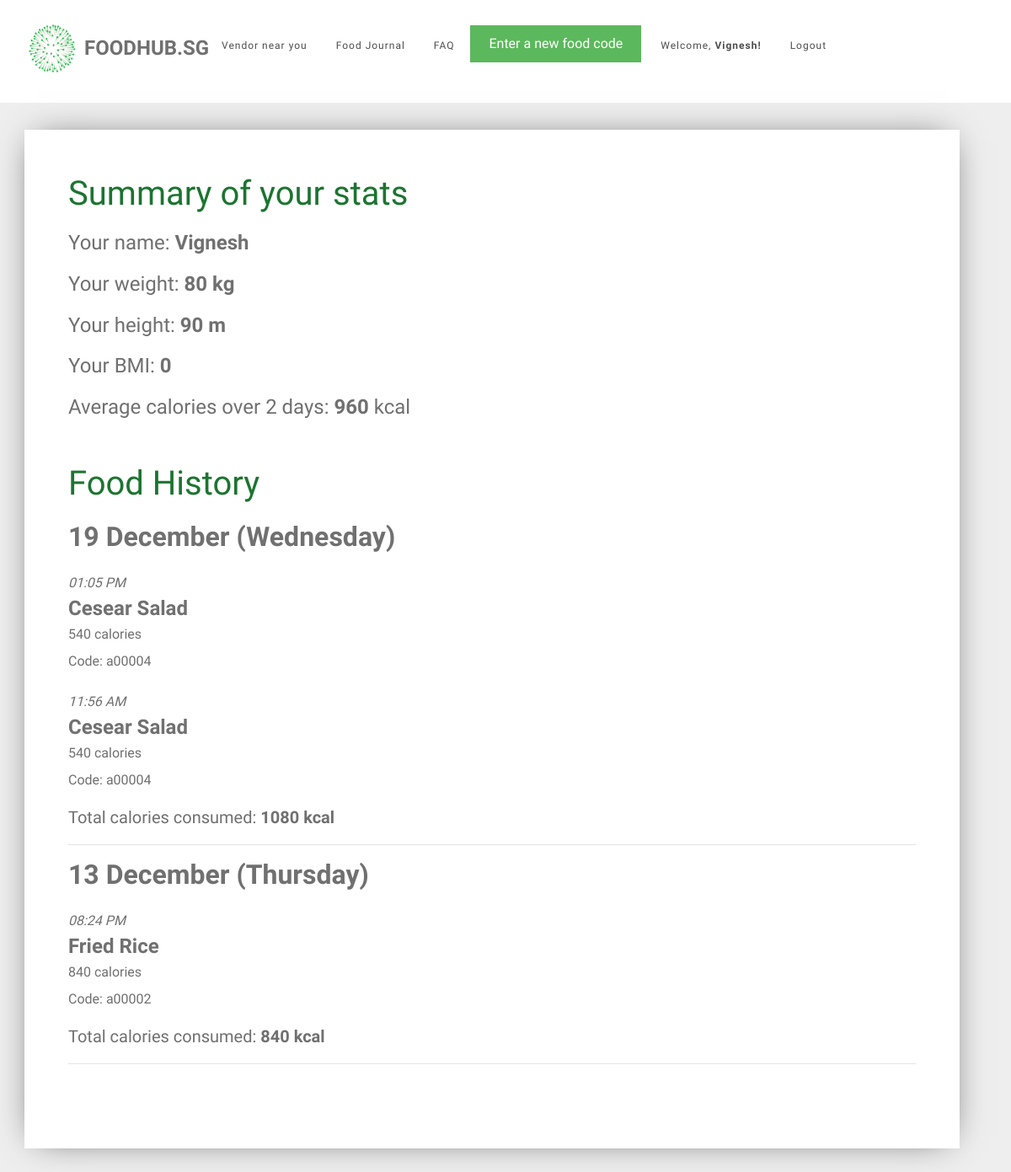
The app's page /food_journal (signed in) with its own data.
### tables this page shows
CREATE TABLE user (
  id INTEGER PRIMARY KEY AUTOINCREMENT,
  name TEXT NOT NULL,
  email VARCHAR(512) UNIQUE NOT NULL,
  password TEXT NOT NULL,
  height INTEGER NOT NULL,
  weight INTEGER NOT NULL
);

CREATE TABLE "food_entry" (
	`id`	INTEGER PRIMARY KEY AUTOINCREMENT,
	`creator_id`	INTEGER NOT NULL,
	`created`	TIMESTAMP NOT NULL DEFAULT (datetime('now','localtime')),
	`food_code`	VARCHAR ( 6 ) NOT NULL,
	`food_name`	TEXT NOT NULL,
	`calories`	INT NOT NULL,
	FOREIGN KEY(`creator_id`) REFERENCES `user`(`id`)
);

### foodhubsg/food.py (the view)
@bp.route('/food_journal')
@login_required
def food_journal():
    db = get_db()
    food_items = db.execute(
        'SELECT f.id, creator_id, food_name, created, calories, food_code, email'
        ' FROM food_entry f JOIN user u ON f.creator_id = u.id'
        ' WHERE f.creator_id = ?'
        ' ORDER BY datetime(created) DESC',
        (g.user['id'],),
    ).fetchall()
    users = db.execute(
        'SELECT id, name, email, password, height, weight'
        ' FROM user'
        ' WHERE id = ?',
        (g.user['id'],),
    ).fetchall()
    for user in users:
        weight = user['weight']
        height = user['height']
        name = user['name']
    bmi = weight / height ** height
    bmi = int(bmi)
    all_dates = []
    food_dates = []
    calories_list = []
    user_average_calories = 0
    number_of_days = 0
    if food_items is not []:
        food_exists = 1
    else:
        food_exists = 0
    for food in food_items:
        food_date = food['created'].strftime('%d-%m-%y')
        all_dates.append(food_date)
    all_dates = remove_duplicates(all_dates)
    for date in all_dates:
        current_date_food = []
        current_date_calories = []
        for food in food_items:
            if date == food['created'].strftime('%d-%m-%y'):
                current_date_food.append(food)
                current_date_calories.append(food['calories'])
            else:
                continue
        food_dates.append(current_date_food)
        current_date_calories = sum(current_date_calories)
        calories_list.append(current_date_calories)
        number_of_days = len(calories_list)
        user_average_calories = int(sum(calories_list)/number_of_days)
    return render_template('food/food_journal.html',
                           food_dates=food_dates, all_dates=all_dates, calories_list=calories_list, name=name,
                           weight=weight, height=height, bmi=bmi, user_average_calories=user_average_calories,
                           number_of_days=number_of_days, food_exists=food_exists)

### foodhubsg/auth.py (called while the page is built)
def login_required(view):
    @functools.wraps(view)
    def wrapped_view(**kwargs):
        if g.user is None:
            return redirect(url_for('auth.login'))
        return view(**kwargs)
    return wrapped_view

@bp.before_app_request
def load_logged_in_user():
    user_id = session.get('user_id')
    if user_id is None:
        g.user = None
    else:
        g.user = get_db().execute(
            'SELECT * FROM user WHERE id = ?', (user_id,)
        ).fetchone()

### foodhubsg/db.py (called while the page is built)
def get_db():
    if 'db' not in g:
        g.db = sqlite3.connect(
            current_app.config['DATABASE'],
            detect_types=sqlite3.PARSE_DECLTYPES
        )
        g.db.row_factory = sqlite3.Row
    return g.db

### foodhubsg/food.py (called while the page is built)
def remove_duplicates(values):
    output = []
    seen = set()
    for value in values:
        if value not in seen:
            output.append(value)
            seen.add(value)
    return output

### foodhubsg/templates/food/food_journal.html (shortened to what this page needs)
{% extends 'base.html' %}
{% block content %}
<div id="colorlib-container">
    <div class="container">
        <div class="box1">
        <div class="row row-pb-md">
            <div class="col-md-12">
                    <header id="summary-header">
                        <h1 class="font_color">Summary of your stats</h1>
                    </header>
                    <h4>Your name: <b> {{ name }} </b> </h4>
                    <h4>Your weight: <b> {{ weight }} kg </b> </h4>
                    <h4>Your height: <b> {{ height }} m </b> </h4>
                    <h4>Your BMI: <b> {{ bmi }} </b> </h4>
                    <h4>Average calories over {{ number_of_days }} days: <b> {{ user_average_calories }} </b> kcal </h4>
                    <br>
                    <header>
                        <h1 class="font_color">Food History</h1>
                    </header>
                    {% if food_exists == 0 %}
                        <article class="food-journal">
                            <header>
                                <div class="food-subsection">
                                    <h4 style="margin-bottom: 0"><b>No food added to list</b></h4>
                                </div>
                            </header>
                        </article>
                    {% else %}
                    {% for date in food_dates %}
                        {% set example_food = date[0] %}
                        {% set example_date = example_food['created'].strftime('%d %B (%A)') %}
                        <h2> <b>{{ example_date }}</b> </h2>
                        {% for food in date %}
                            <article class="food-journal">
                                <header>
                                    <div class="food-subsection">
                                        <div id="time-created"> <i>{{ food['created'].strftime('%I:%M %p') }}</i> </div>
                                        <h4 style="margin-bottom: 0"><b>{{ food['food_name'] }}</b></h4>
                                        <div class="about"> {{ food['calories'] }} calories <br> Code: <b> {{ food['food_code'] }} </b> </div>
                                    </div>
                                </header>
                            </article>
                        {% endfor %}
                        <h5>Total calories consumed: <b> {{ calories_list[loop.index - 1] }} kcal </b> </h5>
                        <hr>
                    {% endfor %}
                    {% endif %}
            </div>
            </div>
        </div>
        </div>
    </div>
{% endblock %}

### foodhubsg/templates/base.html (shortened to what this page needs)
<!doctype html>
<link rel="stylesheet" href="https://cdnjs.cloudflare.com/ajax/libs/font-awesome/4.7.0/css/font-awesome.min.css">
<link rel="stylesheet" href="https://stackpath.bootstrapcdn.com/bootstrap/4.1.3/css/bootstrap.min.css">
<link rel="stylesheet" href="../static/css/animate.css">
<link rel="stylesheet" href="../static/css/icomoon.css">
<link rel="stylesheet" href="../static/css/magnific-popup.css">
<link rel="stylesheet" href="../static/css/flexslider.css">
<link rel="stylesheet" href="../static/css/owl.carousel.min.css">
<link rel="stylesheet" href="../static/css/owl.theme.default.min.css">
<link rel="stylesheet" href="../static/css/style.css">
    {% if g.user %}
        <div id="page">
            <nav class="colorlib-nav" role="navigation">
                <div class="top-menu">
                    <div class="container">
                        <div class="row">
                            <div class="col-xs-2">
                                <div id="colorlib-logo">
                                    <img src="../static/images/healthhub-logo.png" width="65px" height="65px"; align="left"><a href="{{ url_for('index') }}"><p id="webname">FoodHub.SG</p></a>
                                </div>
                            </div>
                            <div class="col-xs-10 text-right menu-1" id="navbar-stuff">
                                <ul>
                                    <li><a href="{{ url_for('vendors.vendors') }}">Vendor near you</a></li>
                                    <li><a href="{{ url_for('food.food_journal') }}">Food Journal</a></li>
                                    <li><a href="{{ url_for('food.faq') }}">FAQ</a></li>
                                    <a href="{{ url_for('food.add_food') }}"><button type="button" class="btn btn-success">Enter a new food code</button></a>
                                    <li id="user-profile"><a href="{{ url_for('user.user_settings')}}">Welcome, <b>{{ g.user['name'] }}! </b></a> <a href="{{ url_for('auth.logout') }}">Logout</a></li>
                                </ul>
                            </div>
                        </div>
                    </div>
                </div>
            </nav>
    {% endif %}
<section class="content">
    {% block content %}{% endblock %}
</section>
</div>

### foodhubsg/static/css/style.css (style rules this page uses)
.box1 { background: #ffffff; padding: 20px; box-shadow: 0 0 40px -15px rgba(0,0,0,0.75); }
#webname { margin-left: 70px; padding-top: 12px; }
.font_color { color: #1c7430; }
#page { position: relative; overflow-x: hidden; width: 100%; height: 100%; -webkit-transition: 0.5s; -o-transition: 0.5s; transition: 0.5s; }
a { color: #F6490D; -webkit-transition: 0.5s; -o-transition: 0.5s; transition: 0.5s; }
p { margin-bottom: 20px; }
h1, h2, h3, h4, h5, h6, figure { color: #707070; font-weight: 400; margin: 0 0 20px 0; }
.colorlib-nav .top-menu { padding: 25px 0; background: #ffffff; }
.colorlib-nav #colorlib-logo { font-size: 24px; margin: 0; padding: 0; line-height: 40px; font-weight: 700; text-transform: uppercase; }
.colorlib-nav #colorlib-logo a { position: relative; color: #707070; }
.colorlib-nav ul { padding: 0; margin: 5px 0 0 0; }
.colorlib-nav ul li { padding: 0; margin: 0; list-style: none; display: inline; font-weight: 400; letter-spacing: 1px; }
.colorlib-nav ul li a { position: relative; font-size: 12px; padding: 10px 15px; color: rgba(0, 0, 0, 0.7); -webkit-transition: 0.5s; -o-transition: 0.5s; transition: 0.5s; }
#colorlib-container, #colorlib-instagram, #colorlib-about, #colorlib-contact, #colorlib-footer { padding: 2em 0; clear: both; }
.content { padding-right: 2em; display: block; }
.btn { margin-right: 4px; margin-bottom: 4px; font-size: 16px; font-weight: 400; -webkit-border-radius: 30px; -moz-border-radius: 30px; -ms-border-radius: 30px; border-radius: 30px; -webkit-transition: 0.5s; -o-transition: 0.5s; transition: 0.5s; padding: 8px 20px; }
.btn-success { background: #5cb85c; color: #fff; border: 2px solid #5cb85c; }
.row-pb-md { padding-bottom: 4em !important; }
#navbar-stuff { float: right; }
.btn { border-radius: 0; }
.food-subsection { margin: 0.7em 0 1.0em 0; }
.row-pb-md { padding: 2em; }

### foodhubsg/templates/base.html (style rules this page uses)
#webname { margin-left: 70px; padding-top: 12px; }

### records on screen
user: user.name "Vignesh", name "Vignesh"
food_entry: example_date "19 December (Wednesday)", created "01:05 PM", food_name "Cesear Salad", calories "540", food_code "a00004", calories_list "1080"
food_entry: created "11:56 AM", food_name "Cesear Salad", calories "540", food_code "a00004"
food_entry: example_date "13 December (Thursday)", created "08:24 PM", food_name "Fried Rice", calories "840", food_code "a00002"

### other values on screen
{{ weight }} "80"
{{ height }} "90"
{{ bmi }} "0"
{{ number_of_days }} "2"
{{ user_average_calories }} "960"
